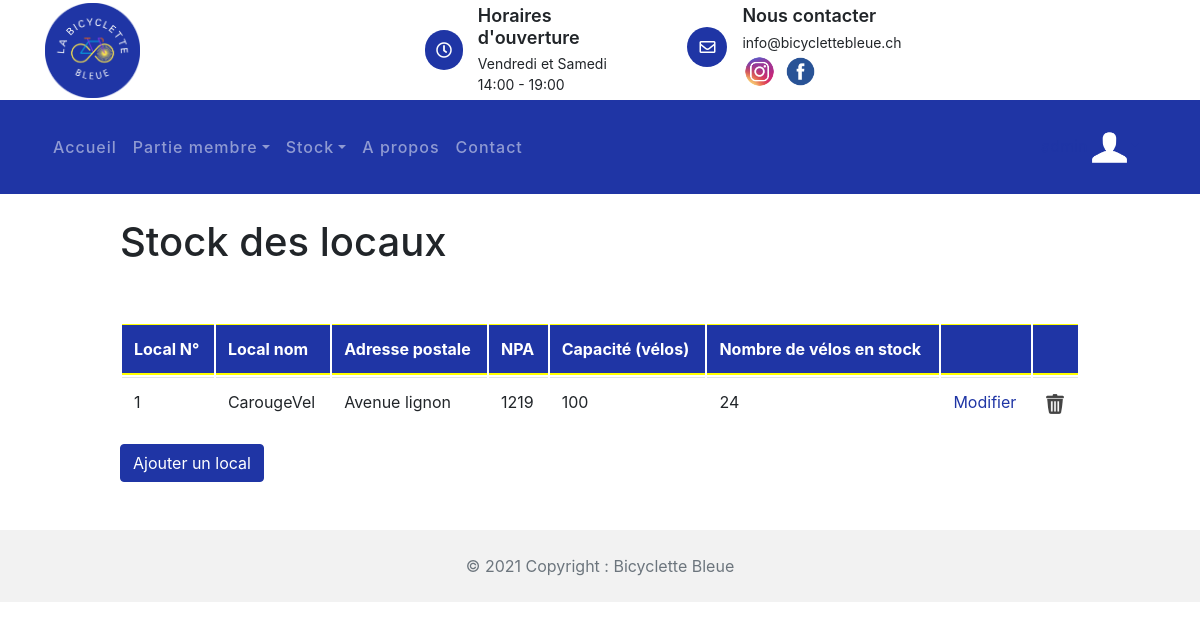
Before: /stock_locaux/ (signed in) with the older database file.
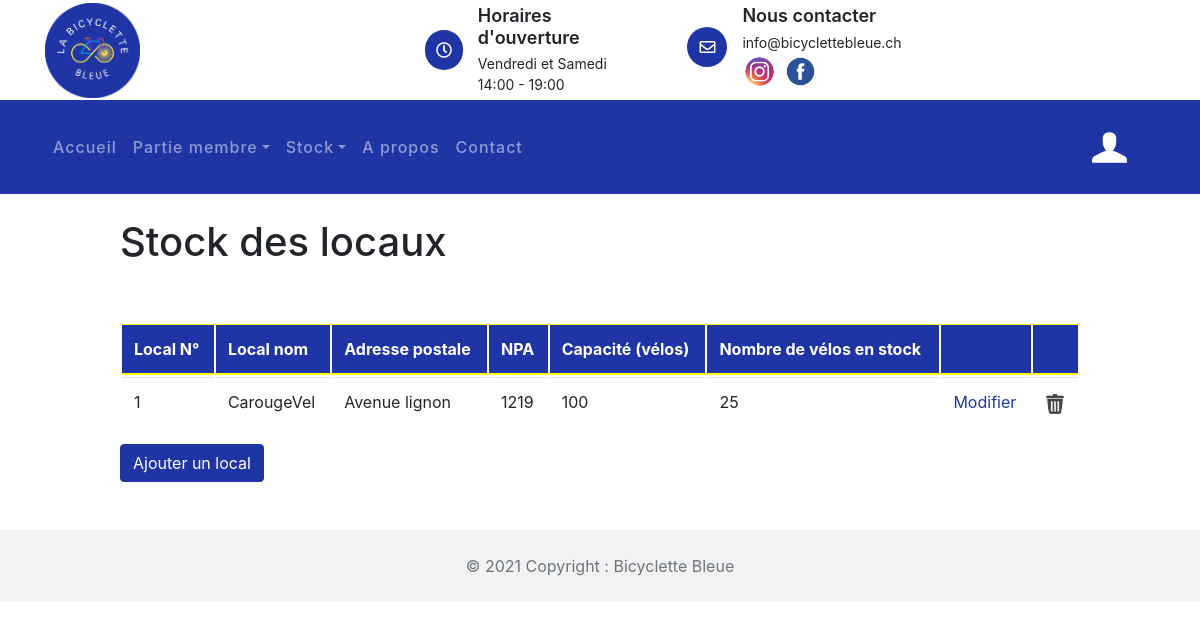
After: the same page with the newer database file.
### reparation/models.py (models this page shows, shortened)
class Local(models.Model):
    local_id = models.AutoField(db_column='LOCAL_ID', primary_key=True, blank=True, null=False)  # Field name made lowercase.
    local_nom = models.CharField(max_length=50, db_column='LOCAL_NOM', blank=True,
                                 null=True)  # Field name made lowercase.
    local_adresseposte = models.TextField(db_column='LOCAL_ADRESSEPOSTE', blank=True, null=True)
    local_npa = models.IntegerField(db_column='LOCAL_NPA', blank=True, null=True)  # Field name made lowercase.
    local_capacite = models.IntegerField(db_column='LOCAL_CAPACITE', blank=True, null=True)
    local_nb_velo = models.IntegerField(db_column='LOCAL_NB_VELO', blank=True, null=True)  # Field name made lowercase.
    class Meta:
        managed = False
        db_table = 'Local'

### stock_locaux/views.py (the view)
# urls.py: path('stock_locaux/',include('stock_locaux.urls')),
@login_required(login_url='/compte/login')
def stock_locaux(request):
    local_objets = Local.objects.all()
    context = {
        'localObjets': local_objets
    }
    return render(request, 'stock_locaux/stock_locaux.html', context)

### stock_locaux/templates/stock_locaux/stock_locaux.html (shortened to what this page needs)
{% extends 'template_base.html' %}
{% load static %}
{% block contenu %}
        <link href="{% static 'css/bootstrap.min.css' %}" rel="stylesheet">
        <link href="{% static 'lib/flaticon/font/flaticon.css' %}" rel="stylesheet">
        <link href="{% static 'lib/animate/animate.min.css' %}" rel="stylesheet">
        <link href="{% static 'lib/owlcarousel/assets/owl.carousel.min.css' %}" rel="stylesheet">
<br>
<h1 style="margin-left: 10%;">Stock des locaux</h1>
<br>
<br>
<table class="table">
    <thead class="thead-dark">
    <tr>
        <th class="ligne00">
            <p1>Local N°</p1>
        </th>
        <th class="ligne00">
            <p1>Local nom</p1>
        </th>
        <th class="ligne00">
            <p1>Adresse postale</p1>
        </th>
        <th class="ligne00">
            <p1>NPA</p1>
        </th>
        <th class="ligne00">
            <p1>Capacité (vélos)</p1>
        </th>
        <th class="ligne00">
            <p1>Nombre de vélos en stock</p1>
        </th>
        <th class="ligne00">
        </th>
        <th class="ligne00">
        </th>
    </tr>
    </thead>
    {% for local in localObjets %}
    <tr href="{% url 'stock_pieces_velos:indexStockPiecesVelos' %}">
        <td>
        <p1>{{local.local_id}}</p1>
        </td>
        <td>
        <p1>{{local.local_nom}}</p1>
        </td>
        <td>
        <p1>{{local.local_adresseposte}}</p1>
        </td>
        <td>
        <p1>{{local.local_npa}}</p1>
        </td>
        <td>
        <p1>{{local.local_capacite}}</p1>
        </td>
        <td>
        <p1>{{ local.local_nb_velo }}</p1>
        </td>
        <td>
          <a href="#">Modifier</a>
        </td>
        <td>
          <a href="#"><img class="imagePoubelle" src="{% static 'img/poubelle.png' %}" alt="Image"></a>
        </td>
    </tr>
{% endfor %}
</table>
<a href="{% url 'stock_locaux:indexNouveauLoc' %}" role="button" class="btn btn-primary" aria-pressed="true"
style="margin-left: 10% ">Ajouter un local</a>
{% endblock %}

Changed rows visible on the page:
changed Local "CarougeVel": local_nb_velo "24" → "25"
